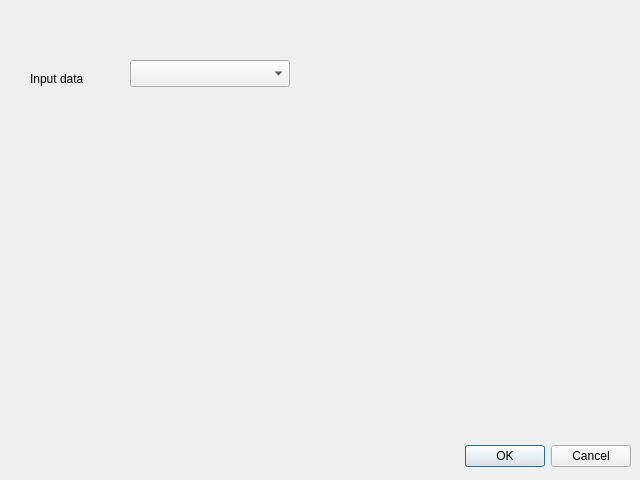
<?xml version="1.0" encoding="UTF-8"?>
<ui version="4.0">
 <class>Dialog</class>
 <widget class="QDialog" name="Dialog">
  <property name="geometry">
   <rect>
    <x>0</x>
    <y>0</y>
    <width>640</width>
    <height>480</height>
   </rect>
  </property>
  <property name="windowTitle">
   <string>Dialog</string>
  </property>
  <widget class="QDialogButtonBox" name="buttonBox">
   <property name="geometry">
    <rect>
     <x>10</x>
     <y>440</y>
     <width>621</width>
     <height>32</height>
    </rect>
   </property>
   <property name="orientation">
    <enum>Qt::Horizontal</enum>
   </property>
   <property name="standardButtons">
    <set>QDialogButtonBox::Cancel|QDialogButtonBox::Ok</set>
   </property>
  </widget>
  <widget class="QgsMapLayerComboBox" name="mMapLayerComboBox_2">
   <property name="geometry">
    <rect>
     <x>130</x>
     <y>60</y>
     <width>160</width>
     <height>27</height>
    </rect>
   </property>
  </widget>
  <widget class="QLabel" name="label">
   <property name="geometry">
    <rect>
     <x>30</x>
     <y>70</y>
     <width>81</width>
     <height>17</height>
    </rect>
   </property>
   <property name="text">
    <string>Input data</string>
   </property>
  </widget>
 </widget>
 <customwidgets>
  <customwidget>
   <class>QgsMapLayerComboBox</class>
   <extends>QComboBox</extends>
   <header>qgsmaplayercombobox.h</header>
  </customwidget>
 </customwidgets>
 <resources/>
 <connections>
  <connection>
   <sender>buttonBox</sender>
   <signal>accepted()</signal>
   <receiver>Dialog</receiver>
   <slot>accept()</slot>
   <hints>
    <hint type="sourcelabel">
     <x>248</x>
     <y>254</y>
    </hint>
    <hint type="destinationlabel">
     <x>157</x>
     <y>274</y>
    </hint>
   </hints>
  </connection>
  <connection>
   <sender>buttonBox</sender>
   <signal>rejected()</signal>
   <receiver>Dialog</receiver>
   <slot>reject()</slot>
   <hints>
    <hint type="sourcelabel">
     <x>316</x>
     <y>260</y>
    </hint>
    <hint type="destinationlabel">
     <x>286</x>
     <y>274</y>
    </hint>
   </hints>
  </connection>
 </connections>
</ui>
